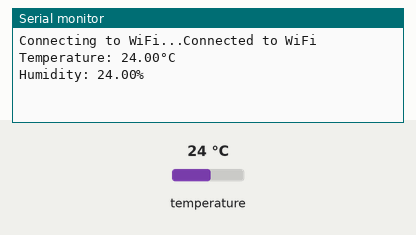
Bench run of a sketch on a simulated Arduino MKR. On the bench: the last lines printed to the serial monitor. The test bench sets the inputs (shaded band); at power-on: temperature 24 °C. WiFi joins after 1.5 s; servers stay silent unless stated.

Above: at 3.7 s.
3.8 s: temperature set to 12 °C
At 4.6 s:
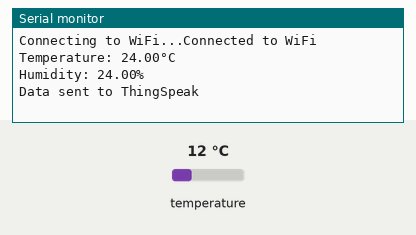
6.6 s: temperature set to 19 °C
At 8.5 s:
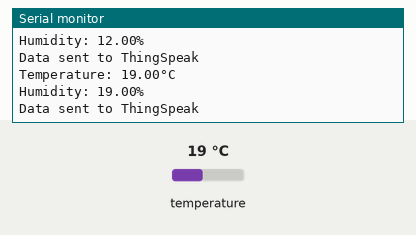
Timing chart, 0 to 10.0 s (numbered marks = the images above; inputs shaded):
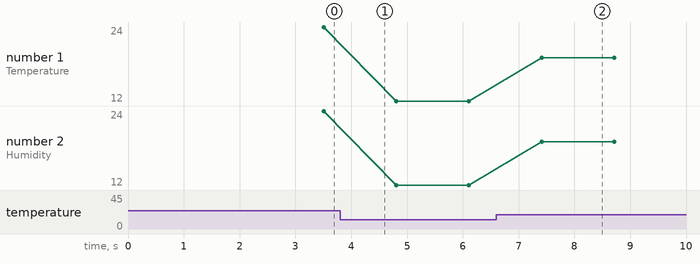

Measured:
- after the input at 6.6 s, the serial monitor: prints a new line after 0.81 s (image 2)
- plotted number 1: 24 → 12 after the input at 3.8 s, 12 → 19 after the input at 6.6 s
- plotted number 2: 24 → 12 after the input at 3.8 s, 12 → 19 after the input at 6.6 s

The sketch:

sketch_aug26a.ino
```cpp
#include <WiFiNINA.h>
#include <ThingSpeak.h>
#include <Adafruit_Sensor.h>
#include <DHT.h>
#include <DHT_U.h>

const int DHT_PIN = 2; // Digital pin connected to the DHT sensor
#define DHT_TYPE DHT22

char wifiSSID[] = "realme Narzo 10";  // WiFi Name
char wifiPass[] = "mayank@1818";                // WiFi Password

unsigned long channelID = 2252230;
const char *apiKey = "ODDDBDX91D5UOXPZ";

WiFiClient wifiClient;
DHT_Unified dhtSensor(DHT_PIN, DHT_TYPE);

void setup()
{
  Serial.begin(9600);
  connectToWiFi();
  ThingSpeak.begin(wifiClient);
  dhtSensor.begin();
}

void loop()
{
  delay(1000);

  // Read DHT22 values
  sensors_event_t sensorevent;
  dhtSensor.temperature().getEvent(&sensorevent);
  float temp = sensorevent.temperature;
  Serial.print("Temperature: ");
  Serial.print(temp);
  Serial.println("°C");

  float humid = sensorevent.relative_humidity;
  Serial.print("Humidity: ");
  Serial.print(humid);
  Serial.println("%");

  if (!isnan(temp) && !isnan(humid))
  {
    sendToThingSpeak(temp, humid);
  }
  else
  {
    Serial.println("Failed to read sensor values");
  }
}

void connectToWiFi()
{
  while (WiFi.status()!= WL_CONNECTED)
  {
    Serial.print("Connecting to WiFi...");
    WiFi.begin(wifiSSID, wifiPass);
    delay(1000);
  }
  Serial.println("Connected to WiFi");
}

void sendToThingSpeak(float temp, float humid)
{
  ThingSpeak.setField(1, temp);
  ThingSpeak.setField(2, humid);

  int statuscode= ThingSpeak.writeFields(channelID, apiKey);

  if (statuscode == 200)
  {
    Serial.println("Data sent to ThingSpeak");
  }
  else
  {
    Serial.println("Error while sending data to ThingSpeak");
  }
}
```
